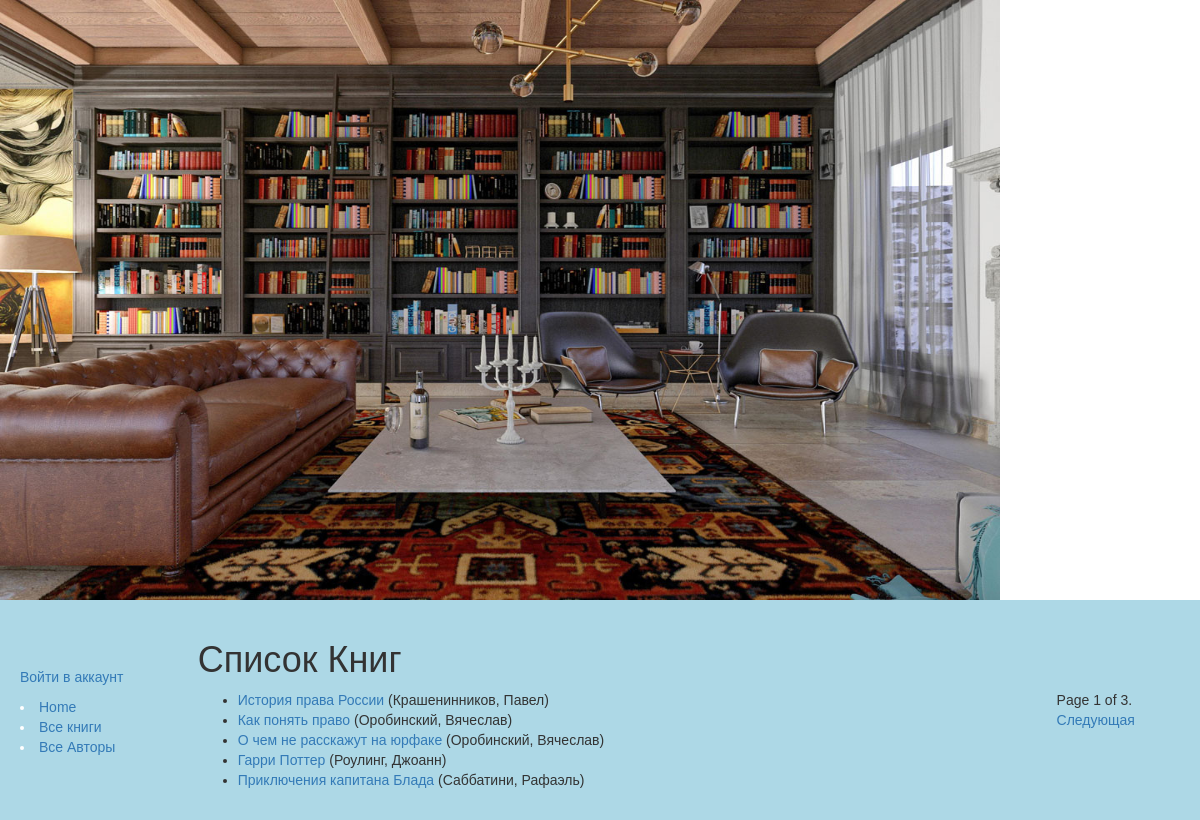
Before: /catalog/books/ with the older database file.
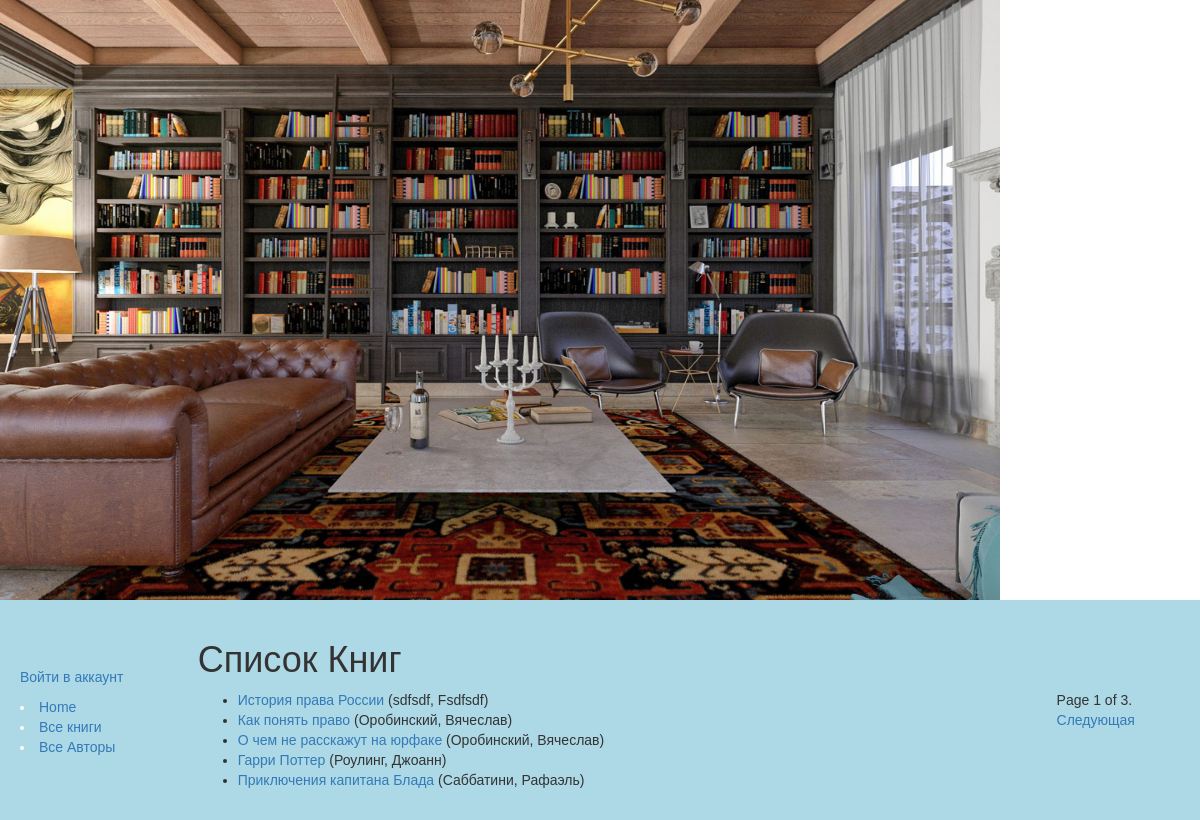
After: the same page with the newer database file.
### catalog/models.py (models this page shows, shortened)
class Book(models.Model):
    title = models.CharField(max_length=200)
    author = models.ForeignKey('Author', on_delete=models.SET_NULL, null=True)
    summary = models.TextField(max_length=1000, help_text="Enter a brief description of the book")
    isbn = models.CharField('ISBN',max_length=13, help_text='13 Character <a href="https://www.isbn-international.org/content/what-isbn">ISBN number</a>')
    genre = models.ManyToManyField(Genre, help_text="Select a genre for this book")
    language=models.ForeignKey("language", on_delete=models.SET_NULL, null=True)
    def display_genre(self): # НУЖНО ДЛЯ ОТОБРАЖЕНИЯ ПОЛЕЙ НА САЙТЕ
        """
        Creates a string for the Genre. This is required to display genre in Admin.
        """
        return ', '.join([genre.name for genre in self.genre.all()[:3]])
    display_genre.short_description = 'Genre'
    def get_absolute_url(self):
        return reverse('book-detail', args=[str(self.id)])

class Author(models.Model):
        first_name = models.CharField(max_length=100)
        last_name = models.CharField(max_length=100)
        date_of_birth = models.DateField(null=True, blank=True)
        date_of_death = models.DateField('Died', null=True, blank=True)
        def __str__(self):
            return '%s, %s' % (self.last_name, self.first_name)

### catalog/views.py (the view)
class BookListView(generic.ListView): #Для отображения моделей книг
    model = Book
    paginate_by = 5

### catalog/templates/catalog/book_list.html (shortened to what this page needs)
<!DOCTYPE html>
<html lang="en">
<head>
</head>
<body>
</body>
</html>
{% extends "base_generic.html" %}
    <h1>Список Книг</h1>
    {% if book_list %}
    <ul>
      {% for book in book_list %}
      <li>
        <a href="{{ book.get_absolute_url }}">{{ book.title }}</a> ({{book.author}})
      </li>
      {% endfor %}
    </ul>
    {% else %}
      <p>There are no books in the library.</p>
    {% endif %}

Changed rows visible on the page:
changed through a linked row, Book "История права России": author "Крашенинников, Павел" → "sdfsdf, Fsdfsdf"
